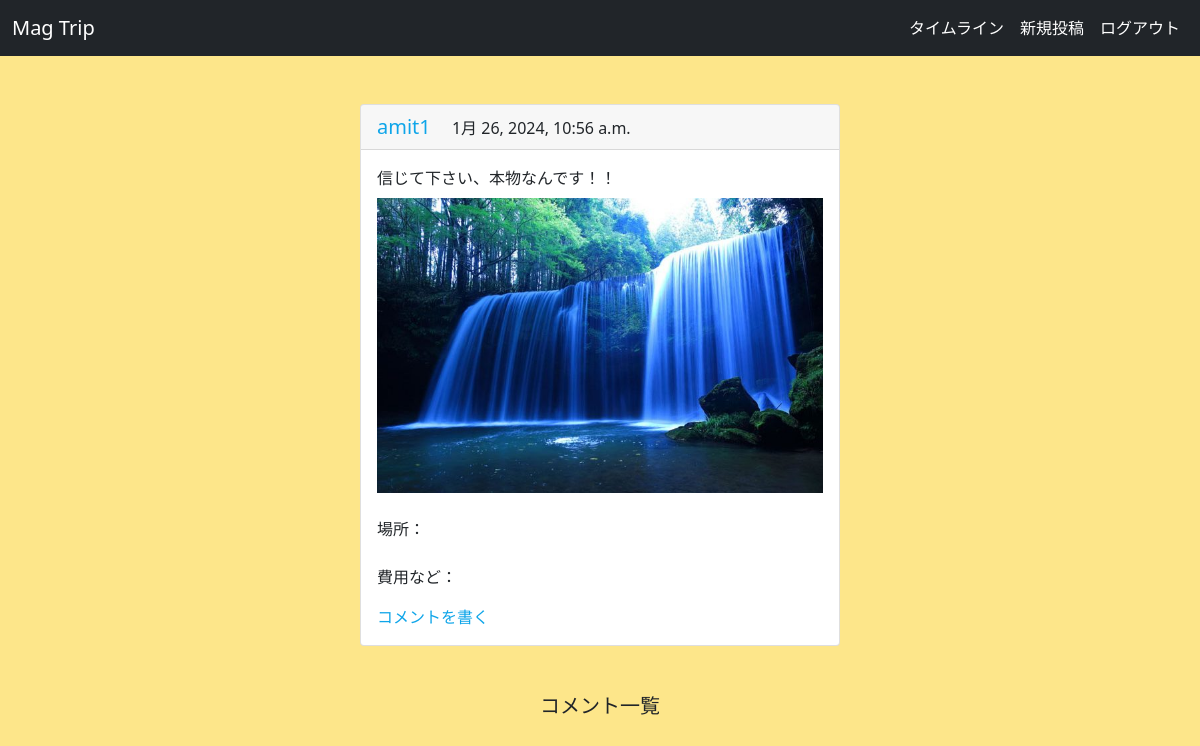
Page /46/ (signed in) on the committed database.
### timelines/models.py (models this page shows, shortened)
class Post(models.Model):
    user = models.ForeignKey(User, on_delete=models.CASCADE ,verbose_name = 'ユーザー')
    text = models.TextField(verbose_name = '本文')
    created_at = models.DateTimeField(auto_now_add=True, verbose_name = '投稿日時')
    image = models.ImageField(upload_to='media/%Y/%m/%d/',blank=True, null=True)

### accounts/models.py (models this page shows)
class User(AbstractUser):
    pass

### timelines/views.py (the view)
# urls.py: path('<int:pk>/', views.DetailView.as_view(), name = 'detail'),
@method_decorator(login_required, name = 'dispatch')
class DetailView(DetailView):
    model = Post
    template_name = 'detail.html'

### templates/detail.html (shortened to what this page needs)
{% extends 'base.html'%}
{% load static %}
{% block contents %}
<div class="card mt-5" style="width:30rem">
  <div class="card-header ">
    <a href = '{% url "timelines:userpost" post.user.id %}' class = ' mr-4 text-xl text-sky-500'>
    {{ post.user }}
    </a>
    <span class = 'created_at'>{{ post.created_at }}</span>
  </div>
  <div class="card-body">
    <p class="card-text">{{ post.text }}</p>
    <div class="mt-2 mb-3">
      {% if post.image %}
        <img src="{{ post.image.url }}" alt="post_image">
      {% endif %}
        <p class="mt-4">場所：</p><br/>
        <p>費用など：</p>
    </div>
    <a href = '{% url "timelines:comment" post.pk %}' class ="text-sky-500">コメントを書く</a>
  </div>
</div>
<div class = 'mt-5 text-xl'>
    <h5>コメント一覧</h5>
</div>
{% endblock %}

### rows in the picture
Post: user "amit1", created_at "1月 26, 2024, 10:56 a.m.", text "信じて下さい、本物なんです！！", image (picture)
